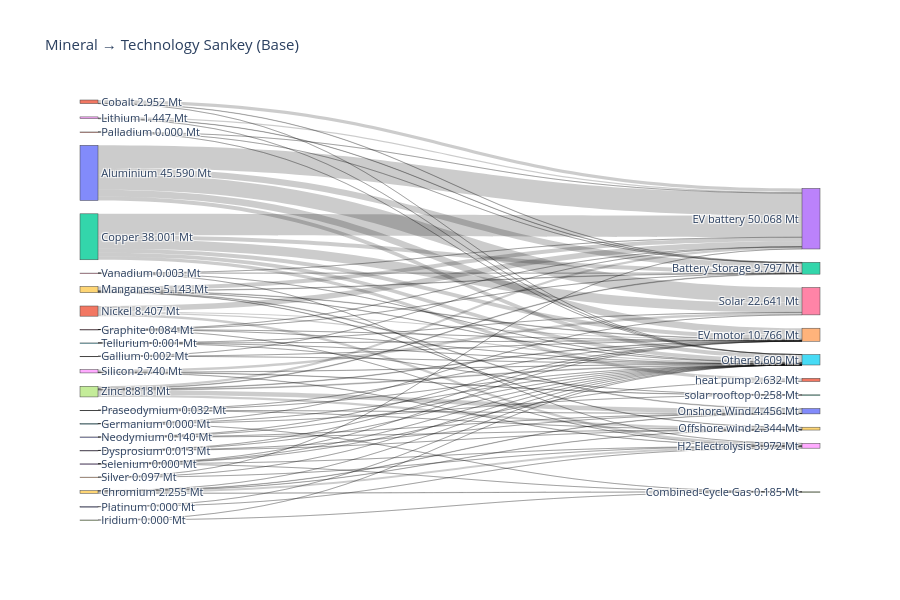

Here is the notebook cell this chart was saved with:
### Markdown cell above
### Sankey diagrams

### Code cell
network_key = sample_base_2h
df_merged, totals_Mt = compute_mineral_usage(network_key, n, all_minerals, "Market share current", mineral_intensities, tech_scenarios)

# assuming `criticality` DataFrame exists and includes
# "GeoPolRisk Characterization Factor [eq. Kg-Cu/Kg]" and a mineral name column
plot_mineral_to_tech_sankey(
    df_merged,
    all_minerals,
    tech_col="carrier_renamed",
    network_name=network_key,
    mode='mass',
    # criticality_df=criticality,
    criticality_min_col=None,   # or the actual mineral name column in your `criticality` DF
    criticality_score_col="GeoPolRisk Characterization Factor [eq. Kg-Cu/Kg]",
    fmt_decimals=3,
    min_tech_share=0.05
)

### Figure 1 — Plotly figure (JSON) as saved in the notebook; plotly's stock layout.template omitted (floating-point values rounded to 4 significant figures)
{"data": [{"link": {"customdata": ["Aluminium → Battery Storage: 5.242 Mt", "Aluminium → EV battery: 18.727 Mt", "Aluminium → EV motor: 5.634 Mt", "Aluminium → Other: 3.259 Mt", "Aluminium → Solar: 12.728 Mt", "Chromium → Combined-Cycle Gas: 0.185 Mt", "Chromium → H2 Electrolysis: 1.558 Mt", "Chromium → Offshore wind: 0.180 Mt", "Chromium → Onshore Wind: 0.319 Mt", "Chromium → Other: 0.013 Mt", "Cobalt → Battery Storage: 0.249 Mt", "Cobalt → EV battery: 2.690 Mt", "Cobalt → Other: 0.013 Mt", "Copper → Battery Storage: 3.176 Mt", "Copper → EV battery: 17.765 Mt", "Copper → EV motor: 3.334 Mt", "Copper → Other: 3.246 Mt", "Copper → Solar: 7.849 Mt", "Copper → heat pump: 2.631 Mt", "Dysprosium → EV motor: 0.005 Mt", "Dysprosium → Offshore wind: 0.004 Mt", "Dysprosium → Onshore Wind: 0.004 Mt", "Dysprosium → Other: 0.000 Mt", "Gallium → EV battery: 0.000 Mt", "Gallium → EV motor: 0.002 Mt", "Gallium → Other: 0.000 Mt", "Germanium → Combined-Cycle Gas: 0.000 Mt", "Germanium → Other: 0.000 Mt", "Germanium → Solar: 0.000 Mt", "Germanium → solar rooftop: 0.000 Mt", "Graphite → Battery Storage: 0.009 Mt", "Graphite → EV battery: 0.038 Mt", "Graphite → EV motor: 0.009 Mt", "Graphite → H2 Electrolysis: 0.027 Mt", "Graphite → Other: 0.001 Mt", "Iridium → Combined-Cycle Gas: 0.000 Mt", "Iridium → Other: 0.000 Mt", "Lithium → Battery Storage: 0.263 Mt", "Lithium → EV battery: 1.183 Mt", "Lithium → Other: 0.000 Mt", "Manganese → Battery Storage: 0.371 Mt", "Manganese → EV battery: 3.352 Mt", "Manganese → EV motor: 0.396 Mt", "Manganese → Offshore wind: 0.265 Mt", "Manganese → Onshore Wind: 0.511 Mt", "Manganese → Other: 0.248 Mt", "Neodymium → EV motor: 0.060 Mt", "Neodymium → Offshore wind: 0.044 Mt", "Neodymium → Onshore Wind: 0.032 Mt", "Neodymium → Other: 0.004 Mt", "Nickel → EV battery: 4.522 Mt", "Nickel → EV motor: 0.860 Mt", "Nickel → H2 Electrolysis: 2.055 Mt", "Nickel → Other: 0.970 Mt", "Palladium → Battery Storage: 0.000 Mt", "Palladium → EV battery: 0.000 Mt", "Palladium → Other: 0.000 Mt", "Platinum → H2 Electrolysis: 0.000 Mt", "Platinum → Other: 0.000 Mt", "Praseodymium → EV motor: 0.018 Mt", "Praseodymium → Offshore wind: 0.008 Mt", "Praseodymium → Onshore Wind: 0.005 Mt", "Praseodymium → Other: 0.001 Mt", "Selenium → Combined-Cycle Gas: 0.000 Mt", "Selenium → EV motor: 0.000 Mt", "Selenium → H2 Electrolysis: 0.000 Mt", "Selenium → Other: 0.000 Mt", "Selenium → heat pump: 0.000 Mt", "Silicon → H2 Electrolysis: 0.249 Mt", "Silicon → Other: 0.170 Mt", "Silicon → Solar: 2.063 Mt", "Silicon → solar rooftop: 0.258 Mt", "Silver → EV battery: 0.009 Mt", "Silver → H2 Electrolysis: 0.082 Mt", "Silver → Other: 0.006 Mt", "Tellurium → EV motor: 0.000 Mt", "Tellurium → Other: 0.000 Mt", "Tellurium → Solar: 0.001 Mt", "Tellurium → solar rooftop: 0.000 Mt", "Vanadium → Battery Storage: 0.001 Mt", "Vanadium → EV battery: 0.002 Mt", "Vanadium → H2 Electrolysis: 0.000 Mt", "Vanadium → Other: 0.000 Mt", "Zinc → Battery Storage: 0.486 Mt", "Zinc → EV battery: 1.781 Mt", "Zinc → EV motor: 0.449 Mt", "Zinc → Offshore wind: 1.841 Mt", "Zinc → Onshore Wind: 3.586 Mt", "Zinc → Other: 0.675 Mt"], "hovertemplate": "%{customdata}<extra></extra>", "source": [0, 0, 0, 0, 0, 19, 19, 19, 19, 19, 1, 1, 1, 2, 2, 2, 2, 2, 2, 3, 3, 3, 3, 4, 4, 4, 5, 5, 5, 5, 6, 6, 6, 6, 6, 7, 7, 8, 8, 8, 9, 9, 9, 9, 9, 9, 10, 10, 10, 10, 11, 11, 11, 11, 21, 21, 21, 20, 20, 12, 12, 12, 12, 13, 13, 13, 13, 13, 18, 18, 18, 18, 14, 14, 14, 15, 15, 15, 15, 16, 16, 16, 16, 17, 17, 17, 17, 17, 17], "target": [22, 23, 24, 25, 26, 27, 28, 29, 30, 25, 22, 23, 25, 22, 23, 24, 25, 26, 31, 24, 29, 30, 25, 23, 24, 25, 27, 25, 26, 32, 22, 23, 24, 28, 25, 27, 25, 22, 23, 25, 22, 23, 24, 29, 30, 25, 24, 29, 30, 25, 23, 24, 28, 25, 22, 23, 25, 28, 25, 24, 29, 30, 25, 27, 24, 28, 25, 31, 28, 25, 26, 32, 23, 28, 25, 24, 25, 26, 32, 22, 23, 28, 25, 22, 23, 24, 29, 30, 25], "value": [5.242, 18.73, 5.634, 3.259, 12.73, 0.1846, 1.558, 0.1803, 0.319, 0.01321, 0.2491, 2.69, 0.01332, 3.176, 17.76, 3.334, 3.246, 7.849, 2.631, 0.004847, 0.004335, 0.003521, 2.441e-05, 0.0002182, 0.001735, 9.479e-05, 4.641e-05, 4.434e-07, 6.514e-05, 8.148e-06, 0.009318, 0.03798, 0.008897, 0.02726, 0.000817, 3.342e-06, 2.297e-08, 0.2634, 1.183, 0.0003915, 0.3706, 3.352, 0.3955, 0.2653, 0.5108, 0.248, 0.05969, 0.04449, 0.03152, 0.004139, 4.522, 0.8597, 2.055, 0.9705, 2.749e-05, 9.559e-05, 8.984e-06, 0.0004371, 1.067e-05, 0.01817, 0.008017, 0.004988, 0.001241, 7.208e-05, 7.722e-05, 4.107e-05, 5.253e-06, 3.274e-05, 0.2489, 0.1703, 2.063, 0.258, 0.008592, 0.0825, 0.006281, 0.0004675, 1.219e-06, 0.0005732, 7.17e-05, 0.0005438, 0.002124, 0.0002103, 0.0001644, 0.4862, 1.781, 0.4491, 1.841, 3.586, 0.6753]}, "node": {"customdata": [45.59, 2.952, 38.0, 0.01273, 0.002048, 0.0001201, 0.08427, 3.365e-06, 1.447, 5.143, 0.1398, 8.407, 0.03242, 0.0002284, 0.09737, 0.001114, 0.003042, 8.818, 2.74, 2.255, 0.0004478, 0.0001321, 9.797, 50.07, 10.77, 8.609, 22.64, 0.1847, 3.972, 2.344, 4.456, 2.632, 0.2581], "hovertemplate": "%{label}<br>Total: %{customdata:.3f}<extra></extra>", "label": ["Aluminium\n45.590 Mt", "Cobalt\n2.952 Mt", "Copper\n38.001 Mt", "Dysprosium\n0.013 Mt", "Gallium\n0.002 Mt", "Germanium\n0.000 Mt", "Graphite\n0.084 Mt", "Iridium\n0.000 Mt", "Lithium\n1.447 Mt", "Manganese\n5.143 Mt", "Neodymium\n0.140 Mt", "Nickel\n8.407 Mt", "Praseodymium\n0.032 Mt", "Selenium\n0.000 Mt", "Silver\n0.097 Mt", "Tellurium\n0.001 Mt", "Vanadium\n0.003 Mt", "Zinc\n8.818 Mt", "Silicon\n2.740 Mt", "Chromium\n2.255 Mt", "Platinum\n0.000 Mt", "Palladium\n0.000 Mt", "Battery Storage\n9.797 Mt", "EV battery\n50.068 Mt", "EV motor\n10.766 Mt", "Other\n8.609 Mt", "Solar\n22.641 Mt", "Combined-Cycle Gas\n0.185 Mt", "H2 Electrolysis\n3.972 Mt", "Offshore wind\n2.344 Mt", "Onshore Wind\n4.456 Mt", "heat pump\n2.632 Mt", "solar rooftop\n0.258 Mt"], "pad": 15, "thickness": 18}, "type": "sankey"}], "layout": {"font": {"size": 11}, "height": 600, "title": {"text": "Mineral → Technology Sankey (Base)"}, "width": 900}}
